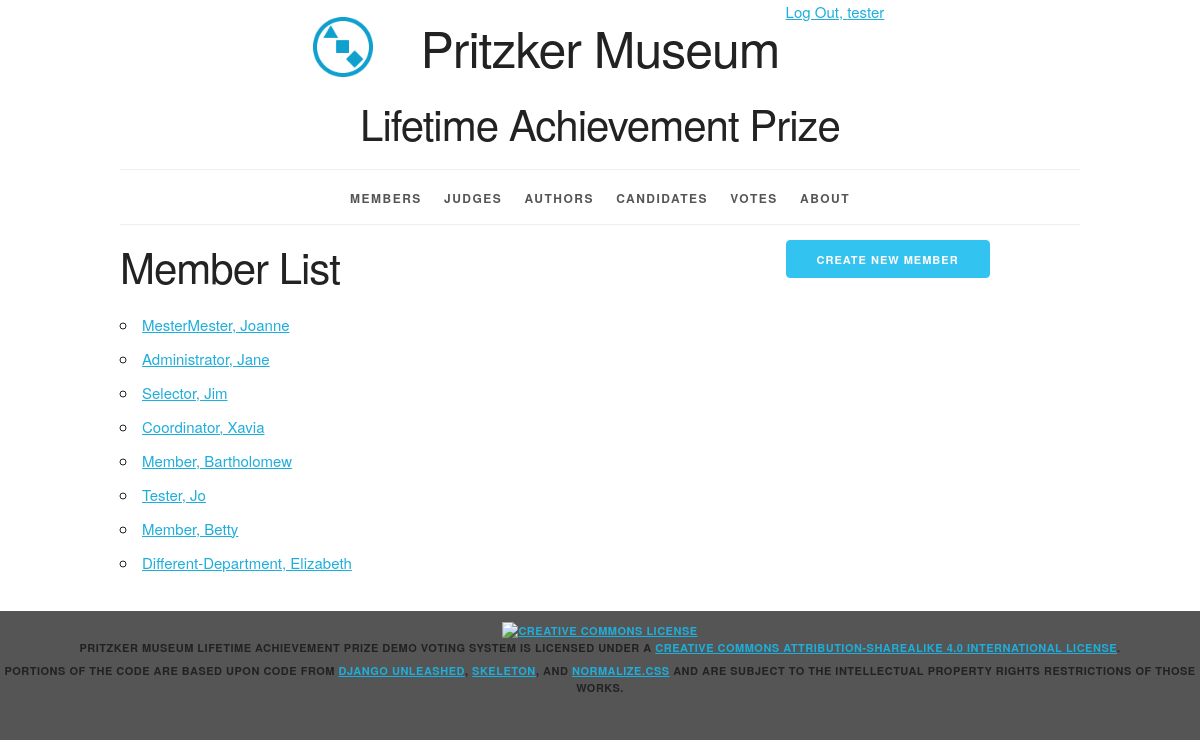
The page /member_list/ (signed in) on the database as committed earlier.
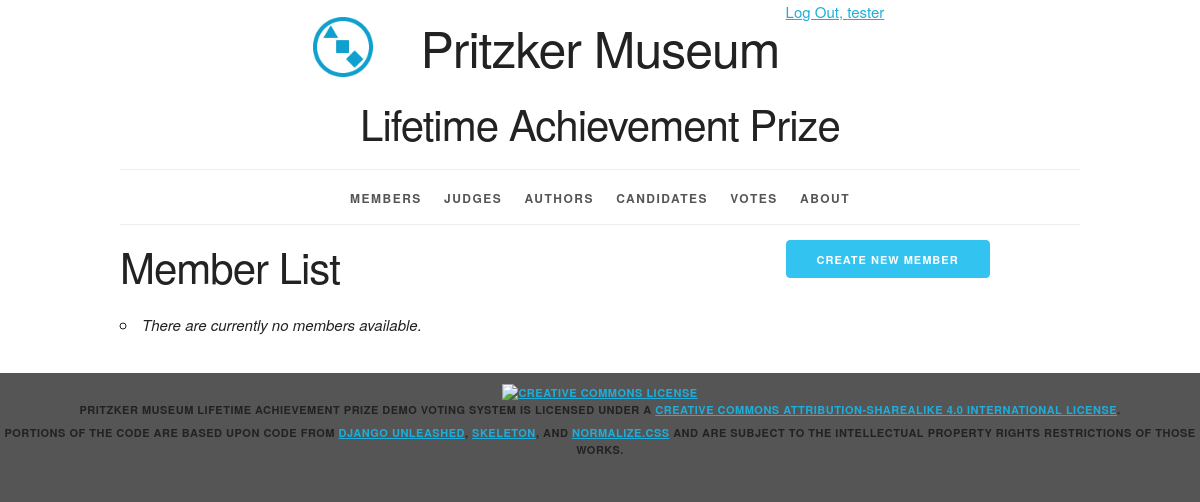
The same page on the database as committed later.
### webVotingApp/models.py (models this page shows, shortened)
class Member(models.Model):
    def get_absolute_url(self):
        return reverse(
            'webVotingApp_member_detail_urlpattern',
            kwargs={'pk': self.pk}
        )
    user = models.OneToOneField(User, on_delete=models.PROTECT)
    def __str__(self):
        return '%s, %s' % (self.user.last_name, self.user.first_name)

### webVotingApp/views.py (the view)
class MemberList(LoginRequiredMixin, PermissionRequiredMixin, ListView):
    permission_required = 'webVotingApp.view_member'
    model = Member

### webVotingApp/templatetags/group_test.py (called while the page is built)
@register.filter(name='has_group')
def has_group(user, group_name):
    return user.groups.filter(name=group_name).exists()

### webVotingApp/templates/webVotingApp/member_list.html (shortened to what this page needs)
{% extends 'webVotingApp/base.html' %}
{% block create_button %}
    {% if perms.webVotingApp.add_member %}
        <a
                href="{% url 'webVotingApp_member_create_urlpattern' %}"
                class="button button-primary">
            Create New Member</a>
    {% endif %}
{% endblock %}
{% block org_content %}
    <h2>Member List</h2>
    <ul>
        {% for member in member_list %}
            <li>
                <a href="{{ member.get_absolute_url }}">
                    {{ member }}</a>
            </li>
        {% empty %}
            <li><em>There are currently no members available.</em></li>
        {% endfor %}
    </ul>
{% endblock %}

### webVotingApp/templates/webVotingApp/base.html (shortened to what this page needs)
{% load staticfiles %}
{% load group_test %}
<!DOCTYPE html>
<html lang="en">
<head>
    <link rel="stylesheet" type="text/css"
          href="{% static 'webVotingApp/normalize.css' %}">
    <link rel="stylesheet" type="text/css"
          href="{% static 'webVotingApp/skeleton.css' %}">
    <link rel="stylesheet" type="text/css"
          href="{% static 'webVotingApp/style.css' %}">
</head>
<body>
<div class="container">
    <div class="status row">
        <div class="offset-by-eight four columns">
            <ul class="inline">
                {% if user.is_authenticated %}
                    <li><a href="{% url 'logout_urlpattern' %}">
                        Log Out, {{ user.get_username }}</a></li>
                {% else %}
                    <li><a href="{% url 'login_urlpattern' %}">
                        Log In</a></li>
                {% endif %}
            </ul>
        </div>
    </div>
    <header class="row">
        <div class="offset-by-one ten columns">
            <h1 class="logo">Pritzker Museum</h1>
            <h2>Lifetime Achievement Prize</h2>
        </div>
    </header>
    <nav>
        <ul>
            {% if perms.webVotingApp.view_member %}
                <li>
                    <a href="{% url 'webVotingApp_member_list_urlpattern' %}">
                        Members</a></li>
            {% endif %}
            {% if perms.webVotingApp.view_judge %}
                <li>
                    <a href="{% url 'webVotingApp_judge_list_urlpattern' %}">
                        Judges</a></li>
            {% endif %}
            {% if perms.webVotingApp.view_author %}
                <li>
                    <a href="{% url 'webVotingApp_author_list_urlpattern' %}">
                        Authors</a></li>
            {% endif %}
            {% if perms.webVotingApp.view_candidate %}
                <li>
                    <a href="{% url 'webVotingApp_candidate_list_urlpattern' %}">
                        Candidates</a></li>
            {% endif %}
            {% if perms.webVotingApp.view_vote %}
                <li>
                    <a href="{% url 'webVotingApp_vote_list_urlpattern' %}">
                        Votes</a></li>
            {% endif %}
            <li>
                <a href="{% url 'about_urlpattern' %}">
                    About</a></li>
        </ul>
    </nav>
    <main>
        {% block content %}
            <div class="row">
                <judge class="eight columns">
                    {% block org_content %}{% endblock %}
                </judge>
                <judge class="desktop four columns">
                    {% block create_button %}{% endblock %}
                </judge>
            </div>
        {% endblock %}
    </main>
</div>
<footer>
    <p>
        <a rel="license" href="http://creativecommons.org/licenses/by-sa/4.0/">
            <img alt="Creative Commons License" style="border-width:0"
                 src="https://i.creativecommons.org/l/by-sa/4.0/88x31.png"/>
        </a><br/><span property="dct:title">Pritzker Museum Lifetime Achievement Prize Demo Voting System</span>
         is licensed under a
        <a rel="license" href="http://creativecommons.org/licenses/by-sa/4.0/">Creative Commons Attribution-ShareAlike
            4.0 International License</a>.
    </p>
    <p>Portions of the code are based upon code from
        <a href="https://django-unleashed.com">Django Unleashed</a>,
        <a href="http://getskeleton.com/">Skeleton</a>, and
        <a href="https://necolas.github.io/normalize.css/">Normalize.css</a> and
        are subject to the intellectual property rights restrictions of those works.
    </p>
</footer>
</body>
</html>

### webVotingApp/static/webVotingApp/skeleton.css (style rules this page uses)
.container { position: relative; width: 100%; max-width: 960px; margin: 0 auto; padding: 0 20px; box-sizing: border-box; }
.column, .columns { width: 100%; float: left; box-sizing: border-box; }
@media (min-width: 400px) { .container { width: 85%; padding: 0; } }
@media (min-width: 550px) { .container { width: 80%; } }
@media (min-width: 550px) { .column, .columns { margin-left: 4%; } }
@media (min-width: 550px) { .column:first-child, .columns:first-child { margin-left: 0; } }
@media (min-width: 550px) { .four.columns { width: 30.6666666667%; } }
@media (min-width: 550px) { .eight.columns { width: 65.3333333333%; } }
@media (min-width: 550px) { .ten.columns { width: 82.6666666667%; } }
@media (min-width: 550px) { .offset-by-one.column, .offset-by-one.columns { margin-left: 8.66666666667%; } }
@media (min-width: 550px) { .offset-by-eight.column, .offset-by-eight.columns { margin-left: 69.3333333333%; } }
html { font-size: 62.5%; }
body { font-size: 1.5em; line-height: 1.6; font-weight: 400; font-family: "Raleway", "HelveticaNeue", "Helvetica Neue", Helvetica, Arial, sans-serif; color: #222; }
h1, h2, h3, h4, h5, h6 { margin-top: 0; margin-bottom: 2rem; font-weight: 300; }
h1 { font-size: 4.0rem; line-height: 1.2; letter-spacing: -.1rem; }
h2 { font-size: 3.6rem; line-height: 1.25; letter-spacing: -.1rem; }
@media (min-width: 550px) { h1 { font-size: 5.0rem; } }
@media (min-width: 550px) { h2 { font-size: 4.2rem; } }
p { margin-top: 0; }
a { color: #1EAEDB; }
.button, button, input[type="submit"], input[type="reset"], input[type="button"] { display: inline-block; height: 38px; padding: 0 30px; color: #555; text-align: center; font-size: 11px; font-weight: 600; line-height: 38px; letter-spacing: .1rem; text-transform: uppercase; text-decoration: none; white-space: nowrap; background-color: transparent; border-radius: 4px; border: 1px solid #bbb; cursor: pointer; box-sizing: border-box; }
.button.button-primary, button.button-primary, input[type="submit"].button-primary, input[type="reset"].button-primary, input[type="button"].button-primary { color: #FFF; background-color: #33C3F0; border-color: #33C3F0; }
ul { list-style: circle inside; }
ol, ul { padding-left: 0; margin-top: 0; }
li { margin-bottom: 1rem; }
button, .button { margin-bottom: 1rem; }
pre, blockquote, dl, figure, table, p, ul, ol, form { margin-bottom: 2.5rem; }
.container:after, .row:after, .u-cf { content: ""; display: table; clear: both; }

### webVotingApp/static/webVotingApp/style.css (style rules this page uses)
.desktop { display: none; }
@media (min-width: 550px) { .desktop { display: block; } }
html { height: 100%; background-color: #555; }
body { background-color: white; }
body>div>header { text-align: center;; }
header h1 { display: inline-block; font-weight: normal; font-style: normal; width: 100%; margin-top: 0; padding-top: 0; }
.logo { padding-top: 50px; background-image: url("/static/courseinfo/logo.png"); background-size: 50px; background-repeat: no-repeat; background-position: top; }
@media (min-width: 750px) { .logo { padding-top: 0; background-size: contain; background-position: 0% 0%; } }
@media (min-width: 1000px) { .logo { background-position: 10% 0%; } }
@media (min-width: 1200px) { .logo { background-position: 15% 0%; } }
nav { border-top: 1px solid #eee; width: 100%; border-bottom: 1px solid #eee; margin: 0 0 1em; padding: 0; }
nav ul { margin: 0; padding: 1em 0; list-style-type: none; text-align: center; }
nav ul li { display: inline; padding: 0; margin: 0 0.25em; font-weight: 600; text-transform: uppercase; text-align: center; font-size: 1rem; letter-spacing: .10rem; }
@media (min-width: 400px) { nav ul li { letter-spacing: .15rem; font-size: 1.2rem; margin: 0 0.5em; } }
@media (min-width: 550px) { nav ul li { margin: 0 0.75em; } }
nav ul li a { color: #555; text-decoration: none; background-color: transparent; cursor: pointer; }
.inline { list-style-type: none; padding: 0; margin: 0 0 -0.5em; }
.inline li { display: inline; }
body>footer { width: 100%; background-color: #555; font-size: 1.1rem; letter-spacing: .05rem; font-weight: 600; text-transform: uppercase; text-align: center; padding: 1em 0; margin: 1em 0; }
body>footer p { margin-bottom: 0.5rem; }

Rows that differ between the two databases and show on the page:
removed Member: user.first_name "MesterMester, Joanne"
removed Member: user.first_name "Administrator, Jane"
removed Member: user.first_name "Selector, Jim"
removed Member: user.first_name "Coordinator, Xavia"
removed Member: user.first_name "Member, Bartholomew"
removed Member: user.first_name "Tester, Jo"
removed Member: user.first_name "Member, Betty"
removed Member: user.first_name "Different-Department, Elizabeth"
Other text that changed with them:
text now shown: "There are currently no members available."
